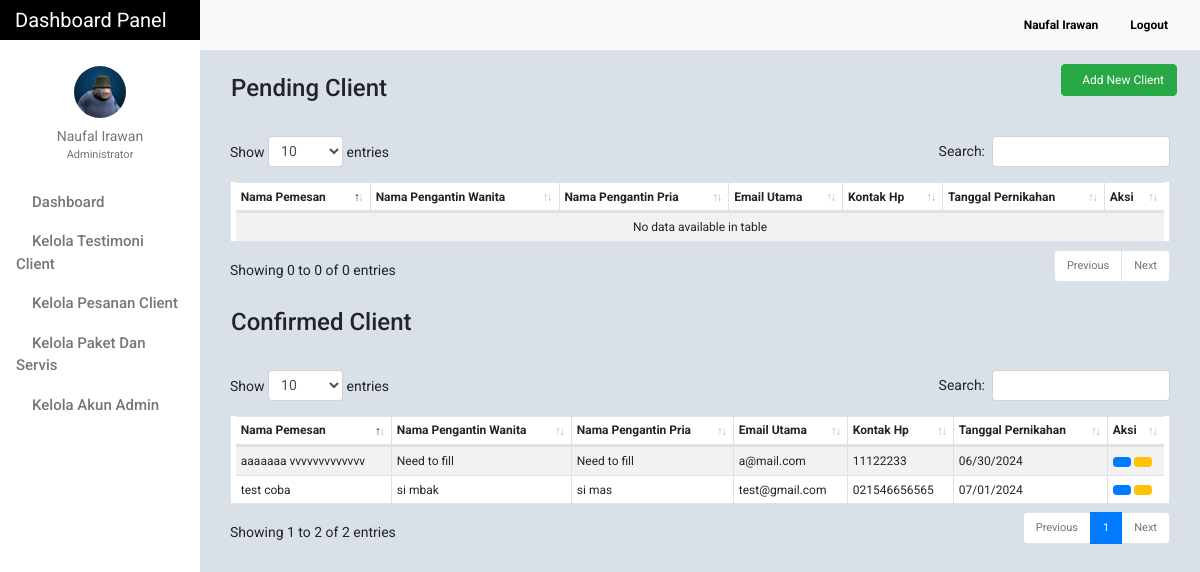
The app's page /admin/client.php (signed in) with its own data.
### tables this page shows
CREATE TABLE `tblusers` (
  `id` int(11) NOT NULL,
  `firstname` varchar(32) NOT NULL,
  `lastname` varchar(32) NOT NULL,
  `gender` enum('m','f') NOT NULL,
  `username` varchar(50) NOT NULL,
  `password` varchar(50) NOT NULL,
  `email` varchar(100) NOT NULL,
  `designation` varchar(100) NOT NULL,
  `address` text NOT NULL,
  `access_level` enum('0','1','2') NOT NULL,
  `profile_picture` varchar(100) NOT NULL,
  `date_created` varchar(100) NOT NULL
);

CREATE TABLE `tblaccounts_detail` (
  `id` int(11) NOT NULL,
  `user_id` int(11) NOT NULL,
  `firstname` varchar(32) NOT NULL,
  `lastname` varchar(32) NOT NULL,
  `phone` varchar(20) NOT NULL,
  `city` varchar(50) NOT NULL,
  `datetime_created` timestamp NOT NULL DEFAULT current_timestamp(),
  `description` text NOT NULL,
  `location` text NOT NULL,
  `expectation_visitor` varchar(100) NOT NULL,
  `status` varchar(100) NOT NULL DEFAULT 'pending',
  `date_signed` datetime NOT NULL
);

CREATE TABLE `tblweddingbook` (
  `booking_id` int(11) NOT NULL,
  `user_id` int(11) NOT NULL,
  `bride` varchar(32) NOT NULL,
  `groom` varchar(32) NOT NULL,
  `wedding_type` int(11) NOT NULL,
  `user_email` varchar(100) NOT NULL,
  `wedding_date` varchar(100) NOT NULL
);

### admin/include/database.php (called while the page is built, shortened)
<?php
class Database
{
    public $connection;
    public function open_connection()
    {
        $this->connection = mysqli_connect(DB_HOST, DB_USER, DB_PASS, DB_NAME);
    }
    public function query($sql)
    {
        $result = mysqli_query($this->connection, $sql);
        return $result;
    }
}
$db = new Database();
?>

### admin/include/db_object.php (called while the page is built, shortened)
<?php
class DB_Object
{
    public static function find_by_id($id) {
        $the_result_array = static::find_by_query("SELECT * FROM " . static::$db_table . " WHERE id = $id ORDER BY id DESC  LIMIT 1 ");
        return !empty($the_result_array) ? array_shift($the_result_array) : false;
    }
    public static function find_by_query($sql) {
        global $db;
        $result_set = $db->query($sql);
        $the_object_array = array();
        while($row = mysqli_fetch_array($result_set)) {
            $the_object_array[] = static::instantiation($row);
        }
        return $the_object_array;
    }
    public static function instantiation($the_record){
        $the_object = new $calling_class;
        foreach($the_record as $the_attribute => $value)
        {
            if($the_object->has_the_attribute($the_attribute)) {
                $the_object->$the_attribute = $value;
            }
        }
        return $the_object;
    }
    private function has_the_attribute($the_attribute) {
        $object_properties = get_object_vars($this);
        return array_key_exists($the_attribute, $object_properties);
    }
}
?>

### admin/include/Users.php (called while the page is built, shortened)
<?php
class Users extends DB_Object
{
    public $profile_picture;
    public $upload_directory = "upload/users";
    public $image_placeholder = "http://placehold.it/64x64&text=images";
    public function profile_picture_picture() {
        return empty($this->profile_picture) ? $this->image_placeholder : $this->upload_directory. '/' .$this->profile_picture;
    }
}
?>

### admin/include/Booking.php (called while the page is built, shortened)
<?php
class Booking extends DB_Object
{
     public static function ConfirmedBooking() {
        global $db;
        $sql = "SELECT * FROM tblaccounts_detail INNER JOIN tblweddingbook ON tblweddingbook.user_id = tblaccounts_detail.user_id WHERE tblaccounts_detail.status = 'confirm' ORDER BY booking_id ASC";
        $result_set = $db->query($sql);
        $the_object_array = array();
        while($row = mysqli_fetch_array($result_set)) {
            $the_object_array[] = static::instantiation($row);
        }
        return $the_object_array;
    }
}
?>

### admin/client.php (the view, shortened to what this page needs)
<?php
     $booking_confirm =  Booking::ConfirmedBooking();
?>
<?php $users_profile = Users::find_by_id($_SESSION['id']); ?>
<!doctype html>
<html lang="en">
<head>
    <link href="css/bootstrap.min.css" rel="stylesheet">
    <link href="css/dashboard.css" rel="stylesheet">
    <link href="css/dataTables.bootstrap4.min.css" rel="stylesheet">
    <link rel="stylesheet" type="text/css"
          href="https://cdn.materialdesignicons.com/2.1.19/css/materialdesignicons.min.css">
</head>
<body>
<?php include_once 'include/sidebar.php'; ?>
<div class="d-flex justify-content-between flex-wrap flex-md-nowrap align-items-center pb-2 mb-3 border-bottom">
    <h6 class="h4 mt-4 ml-3">Pending Client</h6>
    <div class="btn-toolbar mb-md-0">
        <div class="btn-group mr-2">
            <a class="btn btn-md btn-success" style="font-size: 12px;" href="client_add.php"><i class="mdi mdi-account-plus mr-2"></i> Add New Client</a>
        </div>
    </div>
</div>
<table id="pending" class="table table-striped table-bordered table-hover table-sm" cellspacing="0" width="100%" style="background: white;padding: 0 5px;">
    <thead>
        <tr>
            <th>Nama Pemesan</th>
            <th>Nama Pengantin Wanita</th>
            <th>Nama Pengantin Pria</th>
            <th>Email Utama</th>
            <th>Kontak Hp</th>
            <th>Tanggal Pernikahan</th>
            <th>Aksi</th>
        </tr>
    </thead>
    <tbody>
</tbody>
</table>
<div class="d-flex justify-content-between flex-wrap flex-md-nowrap align-items-center pb-2 mb-3 border-bottom">
    <h6 class="h4 mt-4 ml-3">Confirmed Client</h6>
</div>
<table id="confirmed" class="table table-striped table-hover table-bordered table-sm" cellspacing="0" width="100%" style="background: white;padding: 0 5px;">
    <thead>
        <tr>
            <th>Nama Pemesan</th>
            <th>Nama Pengantin Wanita</th>
            <th>Nama Pengantin Pria</th>
            <th>Email Utama</th>
            <th>Kontak Hp</th>
            <th>Tanggal Pernikahan</th>
            <th>Aksi</th>
        </tr>
    </thead>
    <tbody>
    <?php foreach ($booking_confirm as $booking_confirm_row) : ?>
        <tr>
            <td class=""><?= $booking_confirm_row->firstname . ' ' . $booking_confirm_row->lastname;?></td>
            <td class="">
                <?= (empty($booking_confirm_row->bride)) ?  'Need to fill' :  $booking_confirm_row->bride; ?>
            </td>
            <td class=""><?= (empty($booking_confirm_row->groom)) ?  'Need to fill' :  $booking_confirm_row->groom; ?></td>
            <td class=""><?= $booking_confirm_row->user_email; ?></td>
            <td class=""> <?= $booking_confirm_row->phone; ?></td>
            <td class=""><?= (empty($booking_confirm_row->wedding_date)) ?  'N/A' :  $booking_confirm_row->wedding_date; ?></td>
            <td>
                <a href="client_assign.php?booking=<?= $booking_confirm_row->booking_id; ?>&user_id=<?= $booking_confirm_row->user_id; ?>" class="btn btn-primary btn-sm" data-toggle="tooltip" data-placement="top" title="Kelola data booking"><i class="mdi mdi-clipboard-account"></i></a>
                <a href="client_manage_account_details.php?booking_id=<?= $booking_confirm_row->booking_id; ?>&user_id=<?= $booking_confirm_row->user_id; ?>" class="btn btn-warning btn-sm" data-toggle="tooltip" data-placement="top" title="Kelola buku tamu"><i class="mdi mdi-account-card-details"></i></a>
            </td>
        </tr>
    <?php endforeach; ?>
</tbody>
</table>
</main>
</div>
</div>
</body>
</html>

### admin/include/sidebar.php (shortened to what this page needs)
<nav class="navbar sticky-top p-0" style="width: 16.7%;background-color: black;">
    <a class="navbar-brand col-sm-3 col-md-2 mr-0" style="color:white;" href="dashboard.php">
        Dashboard Panel
    </a>
</nav>
<div class="container-fluid">
    <div class="row">
        <nav class="col-md-2 d-none d-md-block bg-light sidebar">
            <div class="sidebar-sticky">
                <ul class="nav flex-column">
                    <li class="nav-item mt-3">
                        <div class="text-center">
                            <a href="users_profile.php" class="user-button">
                                <img src="<?= $users_profile->profile_picture_picture(); ?>" class="img-fluid rounded-circle" width="52" height="52" alt="">
                                <div class="user-profile"><?= $users_profile->firstname . ' ' . $users_profile->lastname; ?></div>
                            </a>
                                <div class="text-center mt-0" style="font-size: 11px;color:#72777a;">
                                    <?= ($users_profile->designation == 0) ? 'Administrator' : 'Moderator'; ?>
                                </div>
                        </div>
                    </li>
                    <li class="nav-item"><div class="dropdown-divider"></div></li>
                    <li class="nav-item">
                        <a class="nav-link" href="dashboard.php">
                            Dashboard <span class="sr-only">(current)</span>
                        </a>
                    </li>
                    <li class="nav-item"><div class="dropdown-divider"></div></li>
                    <li class="nav-item">
                        <a class="nav-link" href="testimoni.php">
                            Kelola Testimoni Client
                        </a>
                    </li>
                    <li class="nav-item"><div class="dropdown-divider"></div></li>
                    <li class="nav-item">
                        <a class="nav-link" href="client.php" >
                            Kelola Pesanan Client
                        </a>
                    </li>
                    <li class="nav-item"><div class="dropdown-divider"></div></li>
                    <li class="nav-item">
                        <a class="nav-link" href="service_list.php">
                            Kelola Paket dan Servis
                        </a>
                    </li>
                    <li class="nav-item"><div class="dropdown-divider"></div></li>
                    <li class="nav-item">
                        <a class="nav-link" href="users.php">
                            Kelola Akun Admin
                        </a>
                    </li>
                </ul>
            </div>
        </nav>
        <main role="main" class="col-md-9 ml-sm-auto col-lg-10" style="margin-top: -40px;z-index: 999">
            <nav class="navbar navbar-expand-lg navbar-light bg-light" style="margin-left:-15px;margin-right: -15px;">
                <button class="navbar-toggler" type="button" data-toggle="collapse" data-target="#navbarNav" aria-controls="navbarNav" aria-expanded="false" aria-label="Toggle navigation">
                </button>
                <div class="form-inline my-2 my-lg-0">
                    <a class="nav-link" href="users_profile.php"><b><?= ucfirst($users_profile->firstname) . ' ' . ucfirst($users_profile->lastname); ?></b></a>
                    <a class="nav-link" href="logout.php"><b><i class="mdi mdi-logout" style="color: #f44336!important;"></i> Logout</b></a>
                </div>
            </nav>

### admin/css/dashboard.css (style rules this page uses)
body { font-size: .875rem; font-family: 'Roboto', 'Segoe UI',sans-serif; background: #D9E0E7; }
.sidebar { position: fixed; top: 0; bottom: 0; left: 0; z-index: 100; padding: 0; box-shadow: inset -1px 0 0 rgba(0, 0, 0, .1); background-color: #fff; }
.sidebar-sticky { position: -webkit-sticky; position: sticky; top: 40px; height: calc(100vh - 48px); height: 100% !important; padding-top: 2.5rem; overflow-x: hidden; overflow-y: auto; background-color: #fff; }
.sidebar .nav-link { font-weight: 500; color: #72777a; font-size: 15px; text-transform: capitalize; transition: all 2s linear; font-family: 'Roboto', sans-serif; }
.nav.flex-column li.nav-item:nth-child(2) { margin-top:10px; }
.user-profile { color: #72777a; margin-top: 8px; }
img.img-fluid.rounded-circle { margin-top: 10px; }
.form-inline.my-2.my-lg-0 a.nav-link { color: black; font-size: 12px; }
.dropdown-divider { border-top: 1px solid #fff; }
.nav.flex-column a.nav-link { padding: .0rem 1rem; }
.user-profile { text-transform: capitalize; }
.btn-group.mr-2 { border-top-right-radius: 0 !important; border-left-right-radius: 0 !important; }

### admin/client.php (style rules this page uses)
body { margin-bottom: 3%; }
table.table.table-striped.table-bordered.table-sm { font-size:12px; }

### records on screen
tblusers: profile_picture (picture), firstname "Naufal", lastname "Irawan"
tblaccounts_detail: firstname "aaaaaaa", lastname "vvvvvvvvvvvvv", shows "Need to fill", tblweddingbook.user_email "a@mail.com", phone "11122233", tblweddingbook.wedding_date "06/30/2024"
tblaccounts_detail: firstname "test", lastname "coba", tblweddingbook.bride "si mbak", tblweddingbook.groom "si mas", tblweddingbook.user_email "test@gmail.com", phone "021546656565", tblweddingbook.wedding_date "07/01/2024"
